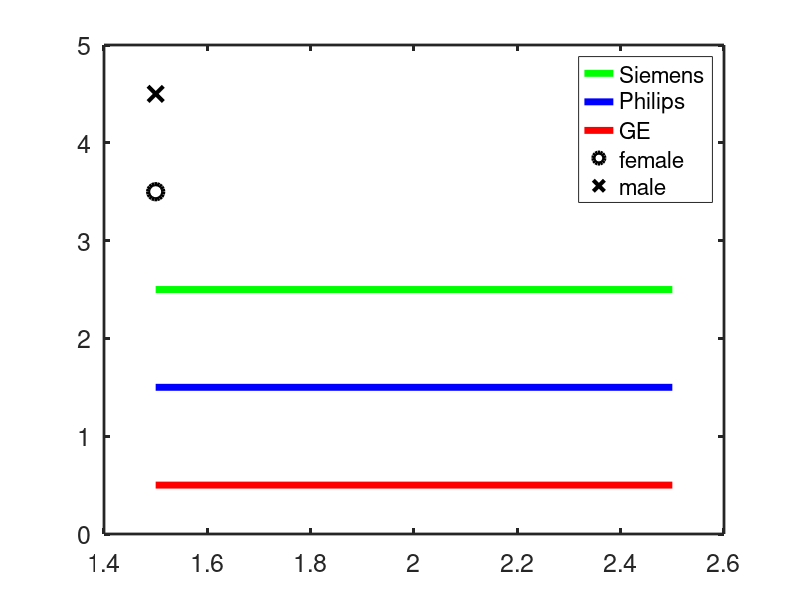

Here is the MATLAB script that generated this plot:
%   AUTHORS:
%   Rene Labounek (1), Julien Cohen-Adad (2), Christophe Lenglet (3), Igor Nestrasil (1,3)
%   email: rlaboune@umn.edu
%
%   INSTITUTIONS:
%   (1) Masonic Institute for the Developing Brain, Division of Clinical Behavioral Neuroscience, Deparmtnet of Pediatrics, University of Minnesota, Minneapolis, Minnesota, USA
%   (2) NeuroPoly Lab, Institute of Biomedical Engineering, Polytechnique Montreal, Montreal, Quebec, Canada
%   (3) Center for Magnetic Resonance Research, Department of Radiology, University of Minnesota, Minneapolis, Minnesota, USA

xdata=[1.5 2.5];
ydata=[3.5 3.5];
plot(xdata,ydata-1,'g','LineWidth',5)
hold on
plot(xdata,ydata-2,'b','LineWidth',5)
plot(xdata,ydata-3,'r','LineWidth',5)
plot(xdata,ydata,'ko','LineStyle','none','LineWidth',3,'MarkerSize',11)
plot(xdata,ydata+1,'kx','LineStyle','none','LineWidth',3,'MarkerSize',11)
hold off
legend('Siemens','Philips','GE','female','male')
set(gca,'LineWidth',2,'FontSize',18)